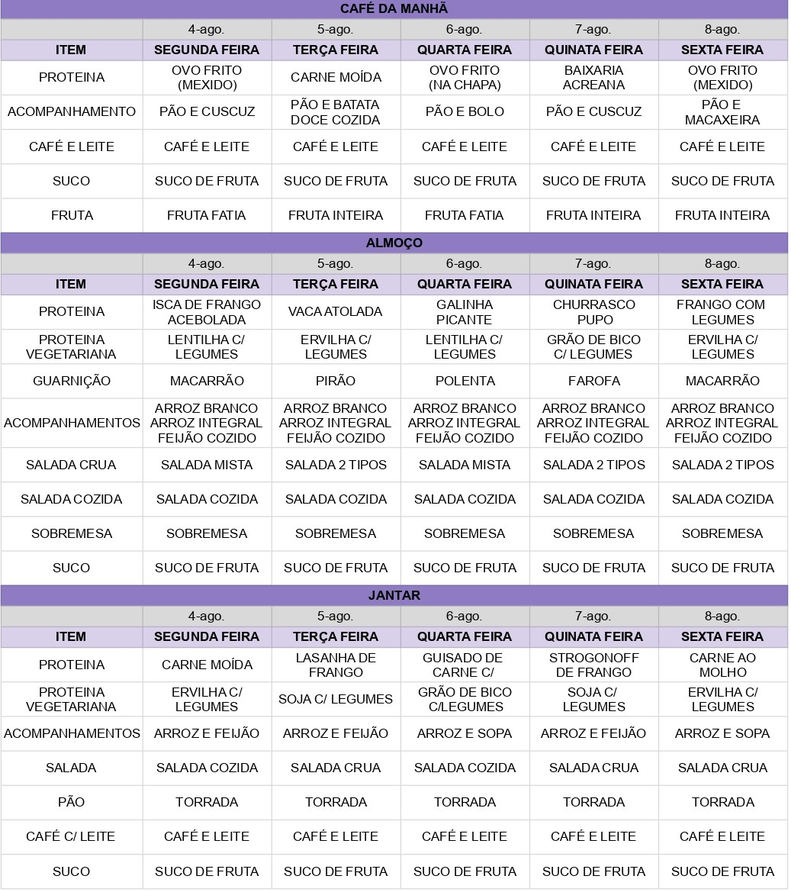
#> input picture image/image1.png, 791 x 892 px, shrunk from 1037 x 1169 before the run, found by its file name
$ python test.py
#> lines starting #> are read from the running program, lines starting #| are printed output that depends on the picture; after the words box and inside, x2 and y2 are one past the last pixel; in counts of white or black regions, pixels touching at a corner belong together
import cv2
import pytesseract
from pytesseract import Output
import pandas as pd

def processar_imagem():

    image = cv2.imread('/home/jardel/PycharmProjects/MenuScan/image/image1.png')
#> image is the input picture: shape (892, 791, 3); mean B, G, R 228.9, 222.8, 224.6

    gray = cv2.cvtColor(image, cv2.COLOR_BGR2GRAY)
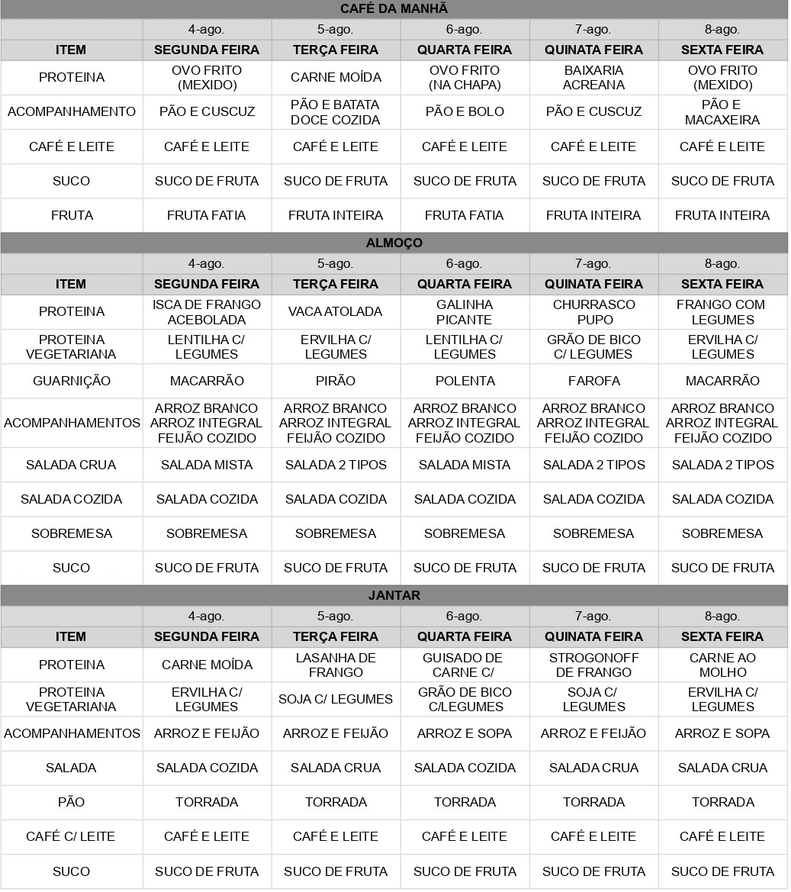
#> gray: shape (892, 791); min 0, max 255, mean 224
    thresh = cv2.threshold(gray, 0, 255, cv2.THRESH_BINARY_INV + cv2.THRESH_OTSU)[1]
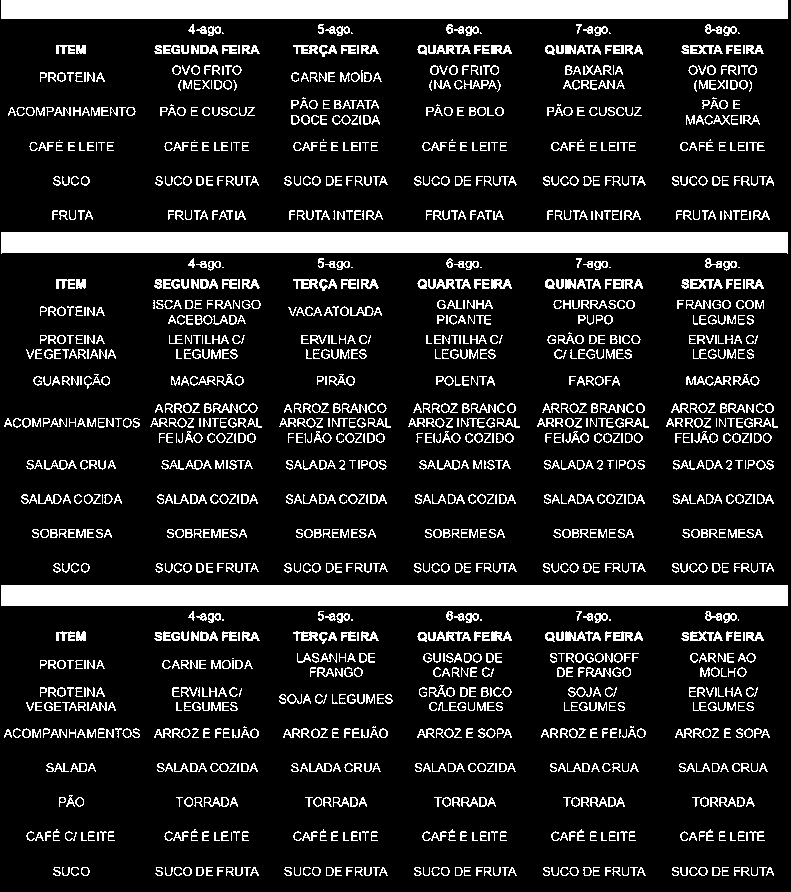
#> thresh: shape (892, 791); 15.3% white; 1496 white regions (136 under 20 px), largest, box (x1, y1, x2, y2) and area: (1, 232, 788, 254) 16529, (1, 585, 788, 606) 16527, (1, 0, 788, 19) 14953

    data = pytesseract.image_to_data(thresh, output_type=Output.DICT)

    text = ""
    for i in range(len(data['text'])):
        if int(data['conf'][i]) > 80:
            text += data['text'][i] + " "
        if i > 0 and data['block_num'][i] != data['block_num'][i - 1]:
            text += "\n"

    print(text)
    rows = []
    current_row = []
    for i in range(len(data['text'])):
        if int(data['conf'][i]) > 60:
            current_row.append(data['text'][i])
        if i > 0 and data['line_num'][i] != data['line_num'][i - 1]:
            rows.append(current_row)
            current_row = []

    df = pd.DataFrame(rows)
    print(df)


if __name__ == '__main__':
    processar_imagem()
#> (the call stopped at in processar_imagem, `data = pytesseract.image_to_data(thresh, output_type=Output.DICT)`: pytesseract is not available in this run)

$ run again, with image/image0.png copied over image/image1.png
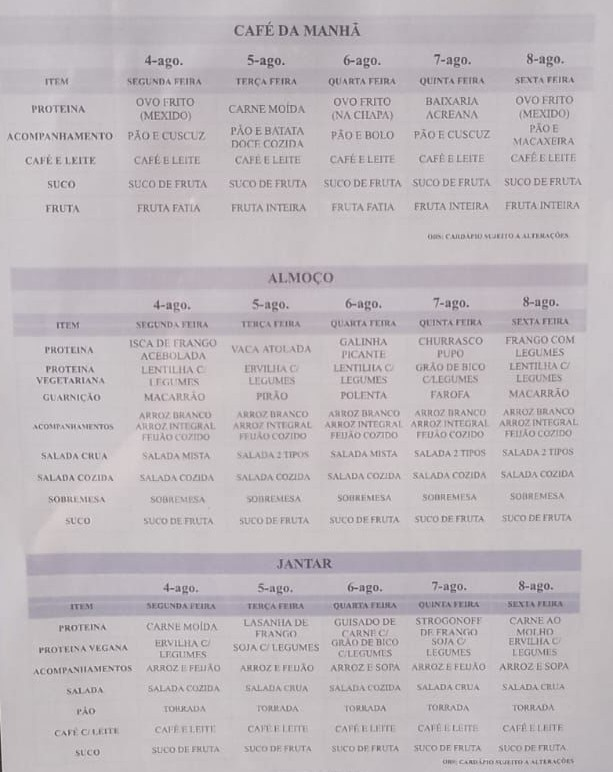
#> input picture image/image0.png, 613 x 772 px, found by its file name
#> in processar_imagem, image is the input picture: shape (772, 613, 3); mean B, G, R 188.6, 184.4, 190.9
#> in processar_imagem, `thresh = cv2.threshold(gray, 0, 255, cv2.THRESH_BINARY_INV + cv2.THRES..`:
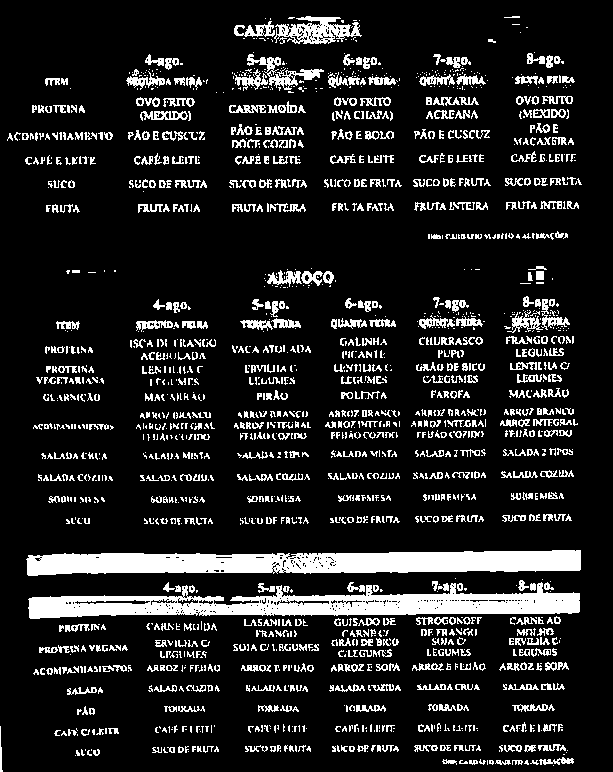
#> thresh: shape (772, 613); 13.9% white; 1834 white regions (1065 under 20 px), largest, box (x1, y1, x2, y2) and area: (26, 550, 581, 576) 10715, (28, 582, 580, 619) 10325, (274, 16, 362, 44) 1255

$ run again, with image/image2.png copied over image/image1.png
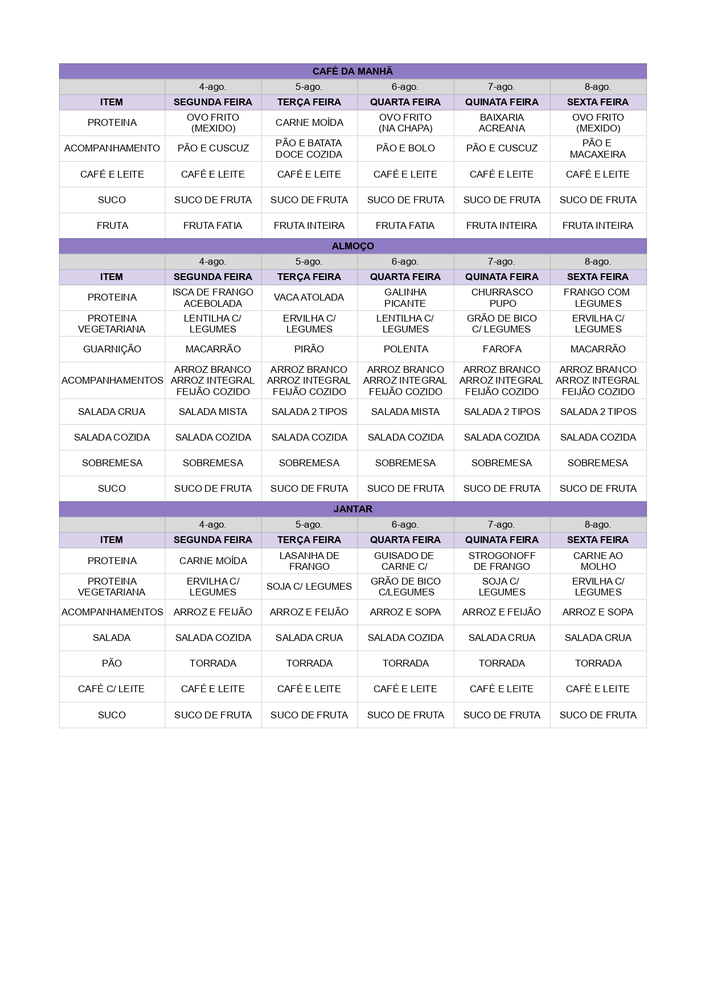
#> input picture image/image2.png, 706 x 999 px, shrunk from 1240 x 1755 before the run, found by its file name
#> in processar_imagem, image is the input picture: shape (999, 706, 3); mean B, G, R 240.4, 236.8, 237.9
#> in processar_imagem, `gray = cv2.cvtColor(image, cv2.COLOR_BGR2GRAY)`:
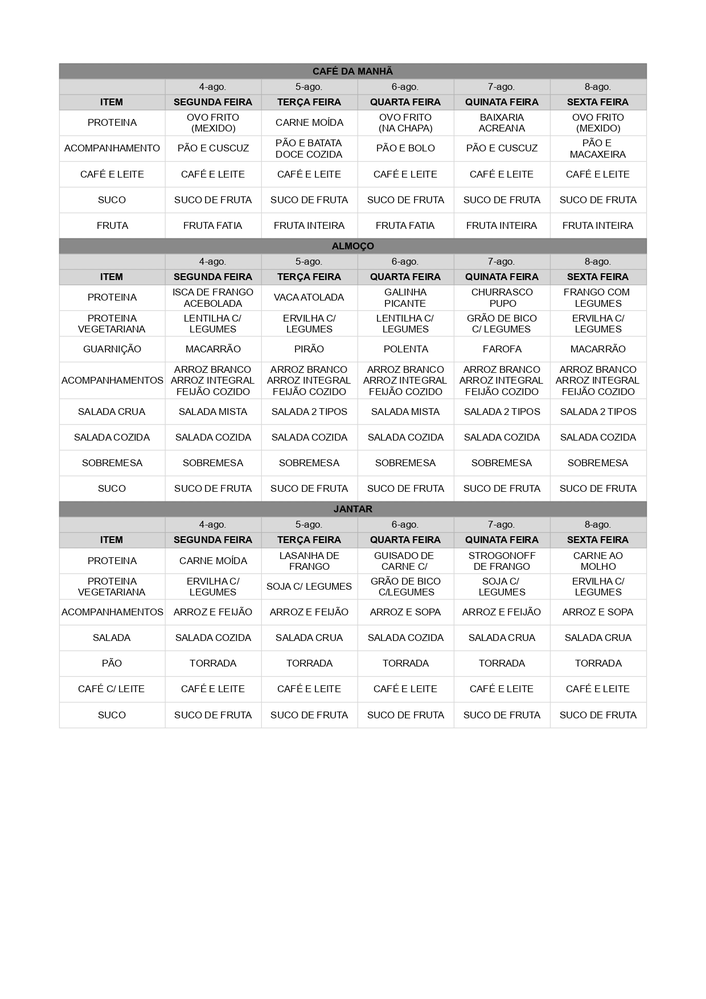
#> gray: shape (999, 706); min 0, max 255, mean 237.5
#> in processar_imagem, `thresh = cv2.threshold(gray, 0, 255, cv2.THRESH_BINARY_INV + cv2.THRES..`:
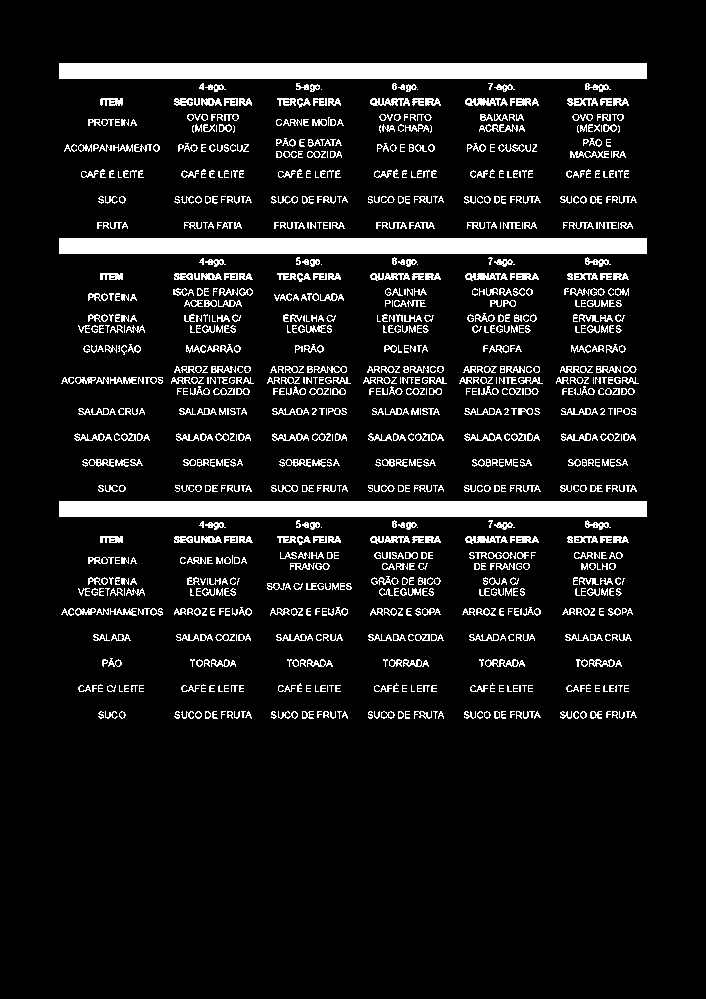
#> thresh: shape (999, 706); 9.6% white; 1064 white regions (209 under 20 px), largest, box (x1, y1, x2, y2) and area: (59, 63, 647, 79) 9408, (59, 238, 647, 254) 9408, (59, 501, 647, 517) 9408

$ run again, with image/image3.png copied over image/image1.png
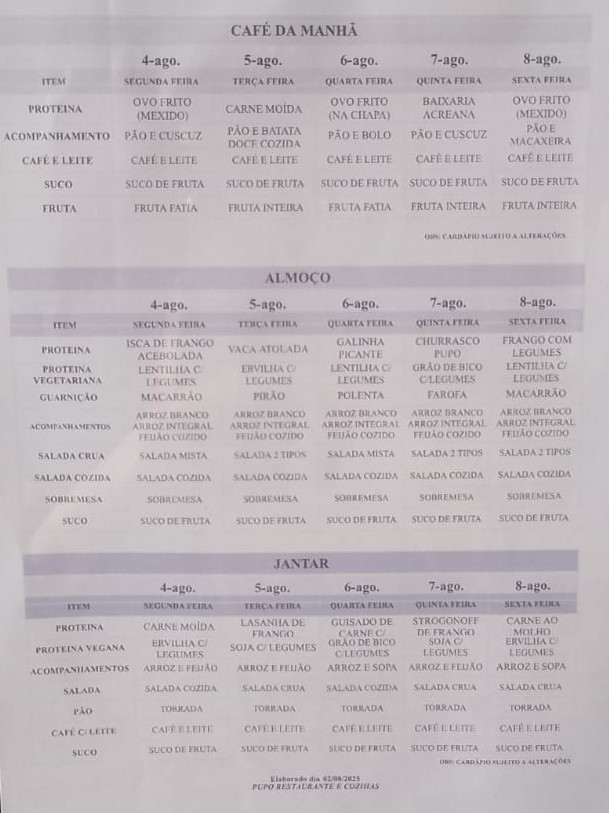
#> input picture image/image3.png, 609 x 813 px, found by its file name
#> in processar_imagem, image is the input picture: shape (813, 609, 3); mean B, G, R 188.7, 184.4, 191
#> in processar_imagem, `thresh = cv2.threshold(gray, 0, 255, cv2.THRESH_BINARY_INV + cv2.THRES..`:
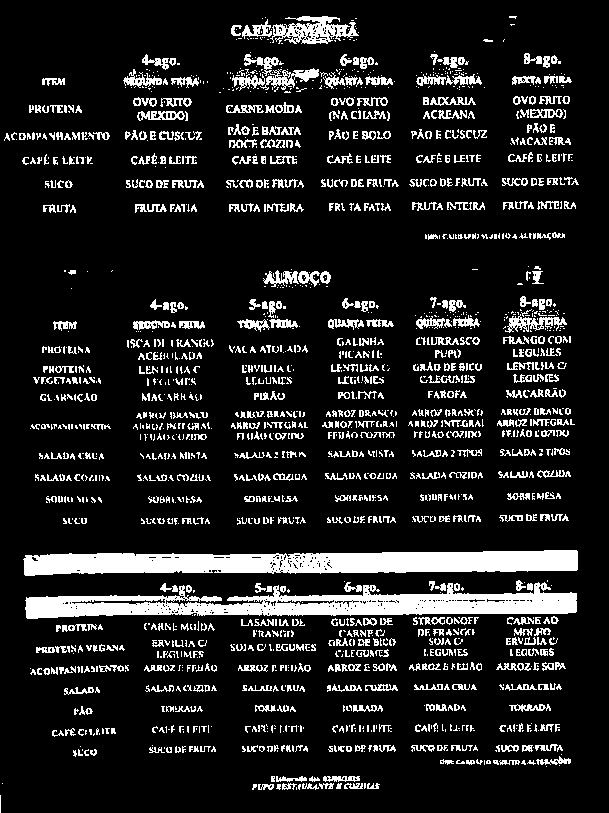
#> thresh: shape (813, 609); 13.4% white; 1880 white regions (1119 under 20 px), largest, box (x1, y1, x2, y2) and area: (23, 550, 578, 576) 10730, (25, 582, 577, 619) 10403, (270, 16, 359, 44) 1301
